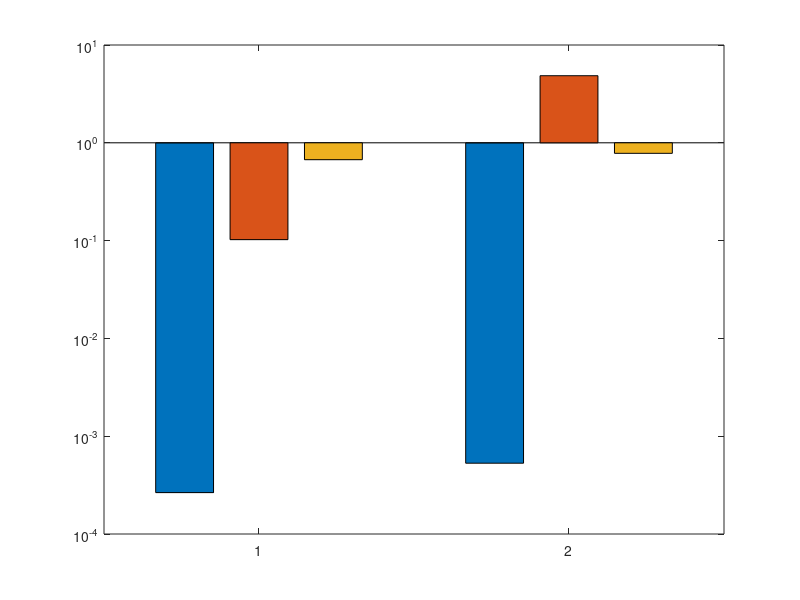

The MATLAB source for this figure: (Note: this script raises an error after producing the figure.)
% path(path, "../legendflex-pkg-master/setgetpos_V1.2");
% path(path, "../legendflex-pkg-master/legendflex");
% path(path, "../matlab-hatchfill2-master");

color = ['m','c','g']; % CAMEO, ACO, UbiG
sysname = 'FTP';
fname_1 = "../figures/beamtraining_overhead.pdf";

K=2;
Nant = [32,256,1024];
% probing overhead
load("ftp_probing.mat");
load("aco_probing.mat");
load("ubig_probing.mat"); % (Nclients, Nant)

% computation overhead
load("ftp_latency.mat");
load("aco_latency.mat");
load("ubig_latency.mat");


ubig_comp = median(squeeze(ubig_latency(:,K,:)), 1);
aco_comp = aco_latency;
ftp_comp = ftp_latency;

y1 = [ftp_probing(1,[1 3])+ftp_comp([1 3])]; % (Nclients, Nant)
y2 = [aco_probing(1,[1 3])+aco_comp([1 3])];
y3 = [ubig_probing(1,[1 3])+ubig_comp([1 3])];
y4 = [y1; y2; y3].';

fontsize = 15;
fig_size = [1 1 6 3];
close all;
fig = figure('Units','inches', 'Position', fig_size); %6,4 for 2fig/column 
bars = bar(y4);
set(gca,'YScale','log');
for ii=1:3
    bars(ii).FaceColor = color(ii);
end
% apply hatch pattern to bars
hatchfill2(bars(2), 'single', 'HatchAngle', 45, 'HatchDensity', 20, 'HatchColor', 'black');
hatchfill2(bars(3), 'cross', 'HatchAngle', 45, 'HatchDensity', 20, 'HatchColor', 'black');
% hatchfill2(bars(3), 'single', 'HatchAngle', -45, 'HatchDensity', 20, 'HatchColor', 'black');
legendData = {sysname, 'ACO', 'UbiG'};
[legend_h, object_h, plot_h, text_str] = legendflex(bars, legendData, 'FontSize', fontsize, ...
    'anchor', [1 1], 'buffer', [0 0],'ncol',3);
% apply hatch pattern to legends
hatchfill2(object_h(3+2), 'single', 'HatchAngle', 45, 'HatchDensity', 20/3, 'HatchColor', 'black');
hatchfill2(object_h(3+3), 'cross', 'HatchAngle', 45, 'HatchDensity', 20/3, 'HatchColor', 'black');
% hatchfill2(object_h(3+3), 'single', 'HatchAngle', -45, 'HatchDensity', 20/3, 'HatchColor', 'black');

grid on;
ylabel("Beam-training Overhead (s)");
set(gca,'xticklabel', ["32-element antenna", "1024-element antenna"]);
set(gca, 'FontSize', fontsize);
set(gca, 'XMinorTick','on', 'XMinorGrid','on', 'YMinorTick','on', 'YMinorGrid','on');
set(gca,'ytick', 10.^[-6:2:2]);
ylim([1e-4 3e2]);

% Create doublearrow
annotation(fig,'doublearrow',[0.234083333333333 0.234083333333333],...
    [0.168 0.598000000000001]);

% Create doublearrow
annotation(fig,'doublearrow',[0.627 0.627],[0.21 0.689999999999999]);

% Create textbox
annotation(fig,'textbox',...
    [0.545 0.68113888637225 0.343750007781718 0.130277780294418],...
    'String','~10000x faster',...
    'FontWeight','bold',...
    'FontSize',fontsize,...
    'EdgeColor','none');

% Create textbox
annotation(fig,'textbox',...
    [0.159194444444444 0.583833330816695 0.320138896107674 0.130277780294418],...
    'String',{'~1000x faster'},...
    'FontWeight','bold',...
    'FontSize',fontsize,...
    'EdgeColor','none');

exportgraphics(fig,fname_1,'Resolution',300);